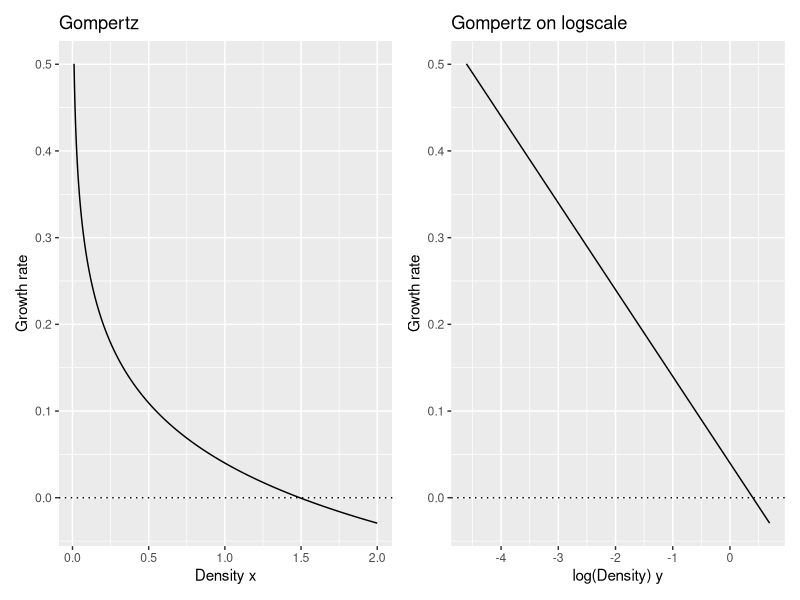
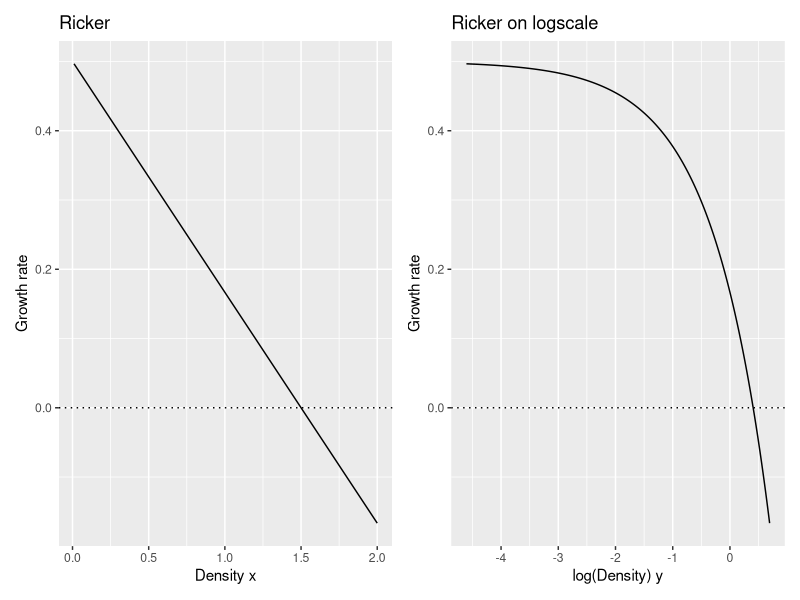

Source code (R) for these figures, in order:
## ---- chunk 1
#| echo: false
library("ggplot2")
library("patchwork")
# theme_set(theme_bw(base_size = 11))
## ---- chunk 2

## ---- chunk 3
#| echo: false
#| fig-width: 8
#| fig-height: 4
#| out-width: 100%

n = 1000
x = seq(.01, 2, length.out=n)
y = log(x)

# Gompertz model

a =  0.04
b = -0.1

df = data.frame(x = x, 
                y = a+b*y)
p1 = ggplot(df, aes(x,y)) +
  geom_line() +
  geom_hline(yintercept=0, lty=3) +
  xlab("Density x") +
  ylab("Growth rate") +
  ggtitle("Gompertz")

df = data.frame(x = y, 
                y = a+b*y)
p2 = ggplot(df, aes(x,y)) +
  geom_line() +
  geom_hline(yintercept=0, lty=3) +
  xlab("log(Density) y") +
  ylab("Growth rate") +
  ggtitle("Gompertz on logscale")

p1 + p2
## ---- chunk 4
#| echo: false
#| fig-width: 8
#| fig-height: 4
#| out-width: 100%

n = 1000
x = seq(.01, 2, length.out=n)
y = log(x)

# Ricker model

a = 0.5   
b = -0.3333

df = data.frame(x = x, 
                y = a+b*x)
p1 = ggplot(df, aes(x,y)) +
  geom_line() +
  geom_hline(yintercept=0, lty=3) +
  xlab("Density x") +
  ylab("Growth rate") +
  ggtitle("Ricker")

df = data.frame(x = y, 
                y = a+b*x)
p2 = ggplot(df, aes(x,y)) +
  geom_line() +
  geom_hline(yintercept=0, lty=3) +
  xlab("log(Density) y") +
  ylab("Growth rate") +
  ggtitle("Ricker on logscale")

p1 + p2
